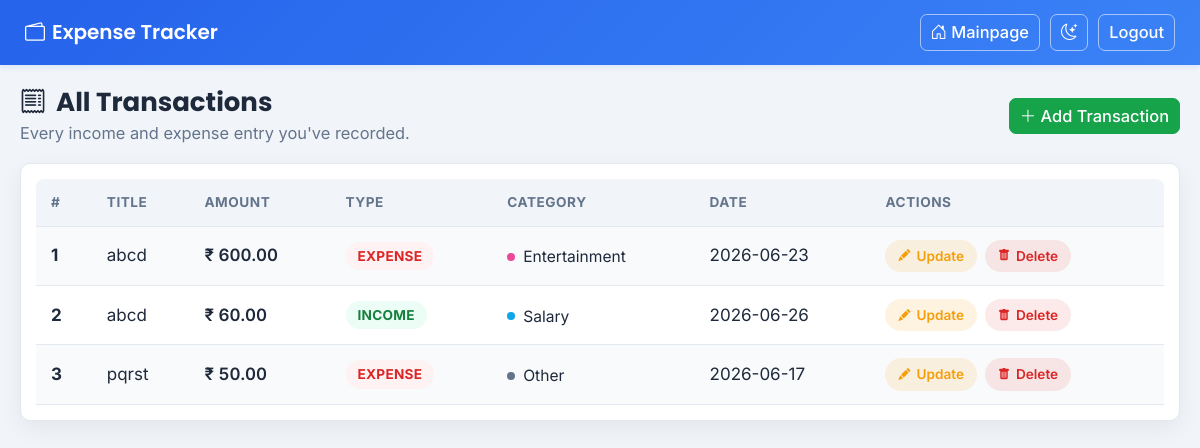
Page /transactions/ (signed in) on the earlier database version.
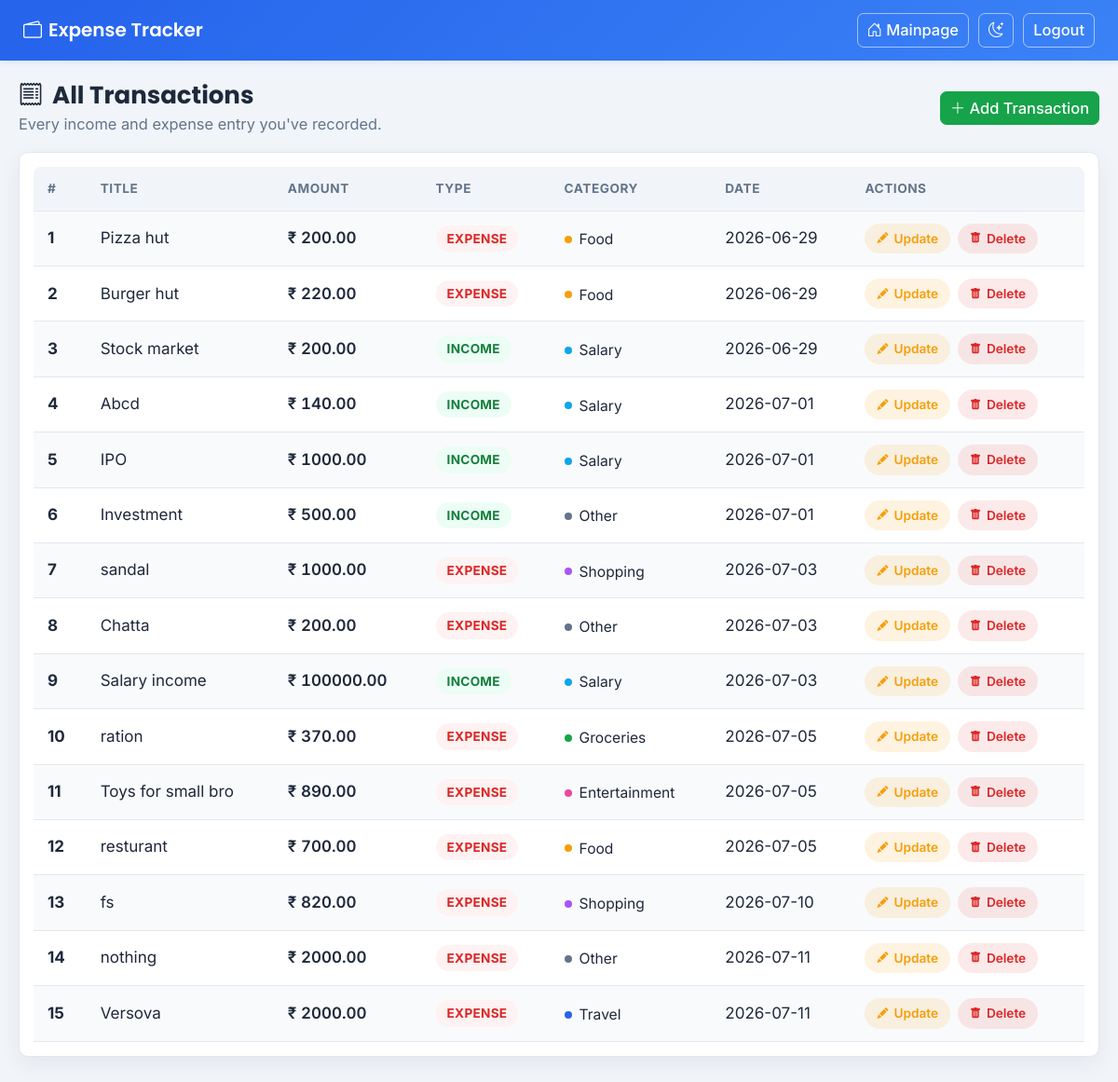
Same page on the later database version.
### expenses/models.py (models this page shows)
class Transactions(models.Model):
    user = models.ForeignKey(User, on_delete=models.CASCADE)
    title = models.CharField(max_length=100)
    amount = models.DecimalField(max_digits=10, decimal_places=2)
    type_choices=[
        ("Income","Income"),
        ("Expense","Expense"),
    ]
    types=models.CharField(
        max_length=10,choices=type_choices,default="Income")
    category = models.CharField(
        max_length=20,choices=category_choices,default="Salary")
    date = models.DateField(default=timezone.now)
    created_at= models.DateTimeField(auto_now_add=True)

### expenses/views.py (the view)
# urls.py: path("transactions/",transaction,name="transactions"),
@login_required(login_url="/login/")
def transaction(request):
    transactions = Transactions.objects.filter(
        user=request.user
    )
    return render(
        request,
        'expenses/transactions.html',
        {'tasks': transactions}
    )

### expenses/templates/expenses/transactions.html (shortened to what this page needs)
<!doctype html>
<html lang="en">
  <head>
    <link href="https://cdn.jsdelivr.net/npm/bootstrap@5.3.0/dist/css/bootstrap.min.css" rel="stylesheet">
    <link rel="stylesheet" href="https://cdn.jsdelivr.net/npm/bootstrap-icons@1.11.3/font/bootstrap-icons.css">
  </head>
  <body>
    <nav class="navbar" id="mainNavbar">
      <a class="navbar-brand" href="{% url 'mainpage' %}"><i class="bi bi-wallet2"></i>Expense Tracker</a>
      <div class="nav-actions">
        <a href="{% url 'mainpage' %}" class="btn btn-outline-light btn-sm">
          <i class="bi bi-house-door"></i> Mainpage
        </a>
        <button type="button" class="btn btn-outline-light btn-sm" id="themeToggle" title="Toggle dark mode">
          <i class="bi bi-moon-stars"></i>
        </button>
        <form class="d-flex mb-0" role="search">
          {% if request.user.is_authenticated %}
            <a href='/logout/' class="btn btn-outline-light btn-sm">Logout</a>
          {% else %}
            <a href='/login/' class="btn btn-success btn-sm">Login</a>
          {% endif %}
        </form>
      </div>
    </nav>
    <div class="page-wrap">
      <div class="page-header">
        <div>
          <h1><i class="bi bi-receipt"></i> All Transactions</h1>
          <p>Every income and expense entry you've recorded.</p>
        </div>
        <a href="/add_transaction/" class="btn btn-success btn-sm">
          <i class="bi bi-plus-lg"></i> Add Transaction
        </a>
      </div>
      <div class="task-table-wrap">
        <table class="table table-hover align-middle">
          <thead>
            <tr>
              <th>#</th>
              <th>Title</th>
              <th>Amount</th>
              <th>Type</th>
              <th>Category</th>
              <th>Date</th>
              <th>Actions</th>
            </tr>
          </thead>
          <tbody>
            {% for i in tasks %}
              <tr>
                <th scope="row">{{ forloop.counter }}</th>
                <td>{{ i.title }}</td>
                <td>₹ {{ i.amount }}</td>
                <td>
                  <span class="type-badge {% if i.types == 'Income' %}income{% else %}expense{% endif %}">
                    {{ i.types }}
                  </span>
                </td>
                <td>
                  <span class="cat-badge cat-{{ i.category|lower }}">
                    <span class="cat-dot"></span>{{ i.category }}
                  </span>
                </td>
                <td>{{ i.date|date:"Y-m-d" }}</td>
                <td>
                  <div class="row-actions">
                    <a href="/update_transaction/{{ i.id }}/" class="action-btn edit">
                      <i class="bi bi-pencil-fill" style="font-size:.6rem;"></i> Update
                    </a>
                    <a href="/delete_transaction/{{ i.id }}/" class="action-btn delete"
                       onclick="return confirm('Delete this transaction?')">
                      <i class="bi bi-trash-fill" style="font-size:.6rem;"></i> Delete
                    </a>
                  </div>
                </td>
              </tr>
            {% endfor %}
          </tbody>
        </table>
      </div>
    </div>
  </body>
</html>

Differences in the rows shown:
removed Transactions: title "abcd", amount "600.00", types "EXPENSE", category "Entertainment", date "2026-06-23"
removed Transactions: title "abcd", amount "60.00", types "INCOME", category "Salary", date "2026-06-26"
removed Transactions: title "pqrst", amount "50.00", types "EXPENSE", category "Other", date "2026-06-17"
added Transactions: title "Pizza hut", amount "200.00", types "EXPENSE", category "Food", date "2026-06-29"
added Transactions: title "Burger hut", amount "220.00", types "EXPENSE", category "Food", date "2026-06-29"
added Transactions: title "Stock market", amount "200.00", types "INCOME", category "Salary", date "2026-06-29"
added Transactions: title "Abcd", amount "140.00", types "INCOME", category "Salary", date "2026-07-01"
added Transactions: title "IPO", amount "1000.00", types "INCOME", category "Salary", date "2026-07-01"
added Transactions: title "Investment", amount "500.00", types "INCOME", category "Other", date "2026-07-01"
added Transactions: title "sandal", amount "1000.00", types "EXPENSE", category "Shopping", date "2026-07-03"
added Transactions: title "Chatta", amount "200.00", types "EXPENSE", category "Other", date "2026-07-03"
added Transactions: title "Salary income", amount "100000.00", types "INCOME", category "Salary", date "2026-07-03"
added Transactions: title "ration", amount "370.00", types "EXPENSE", category "Groceries", date "2026-07-05"
added Transactions: title "Toys for small bro", amount "890.00", types "EXPENSE", category "Entertainment", date "2026-07-05"
added Transactions: title "resturant", amount "700.00", types "EXPENSE", category "Food", date "2026-07-05"
added Transactions: title "fs", amount "820.00", types "EXPENSE", category "Shopping", date "2026-07-10"
added Transactions: title "nothing", amount "2000.00", types "EXPENSE", category "Other", date "2026-07-11"
added Transactions: title "Versova", amount "2000.00", types "EXPENSE", category "Travel", date "2026-07-11"
